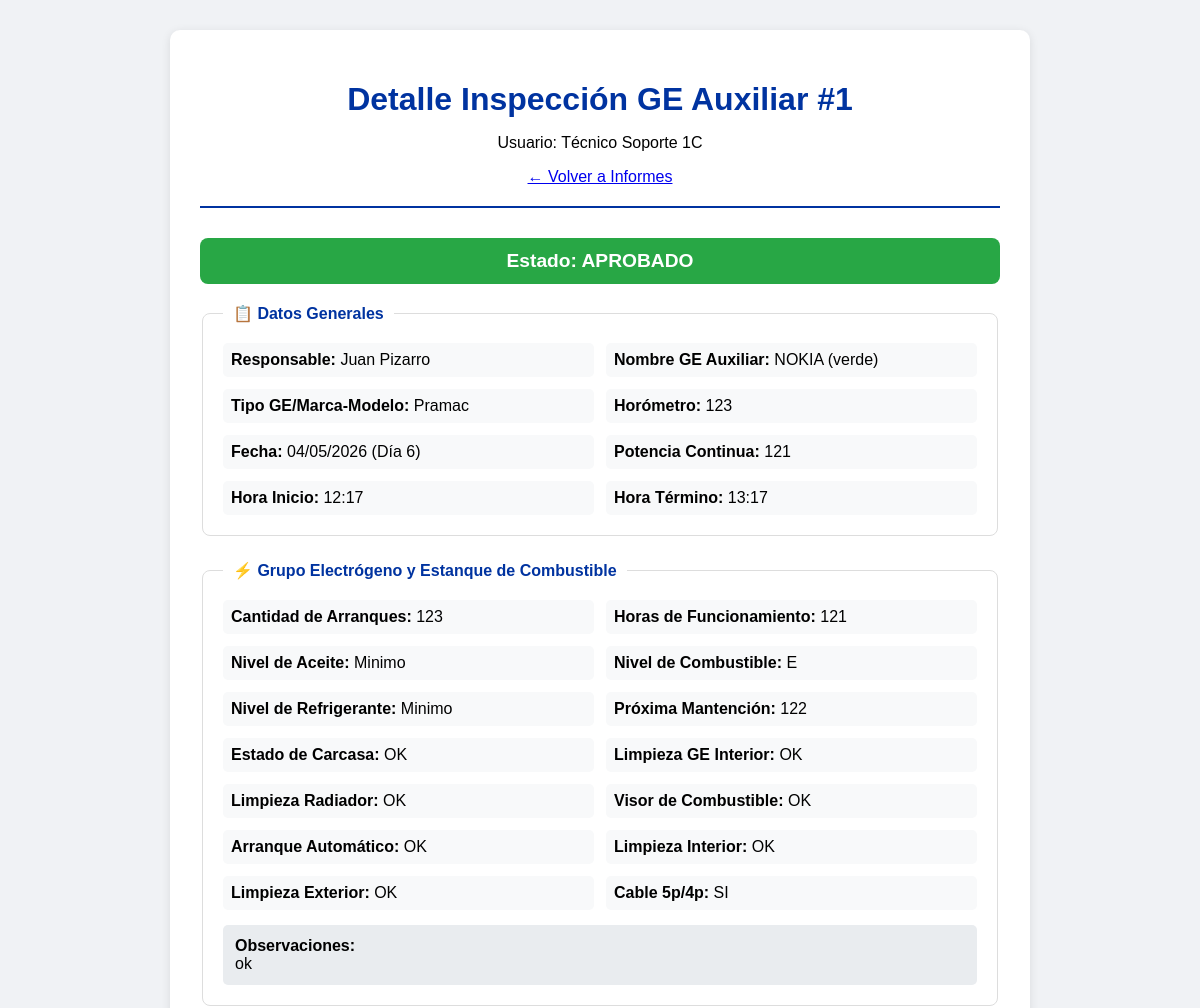
Page /ver_informe/1?tipo=ge (signed in, upper part) on the earlier database version.
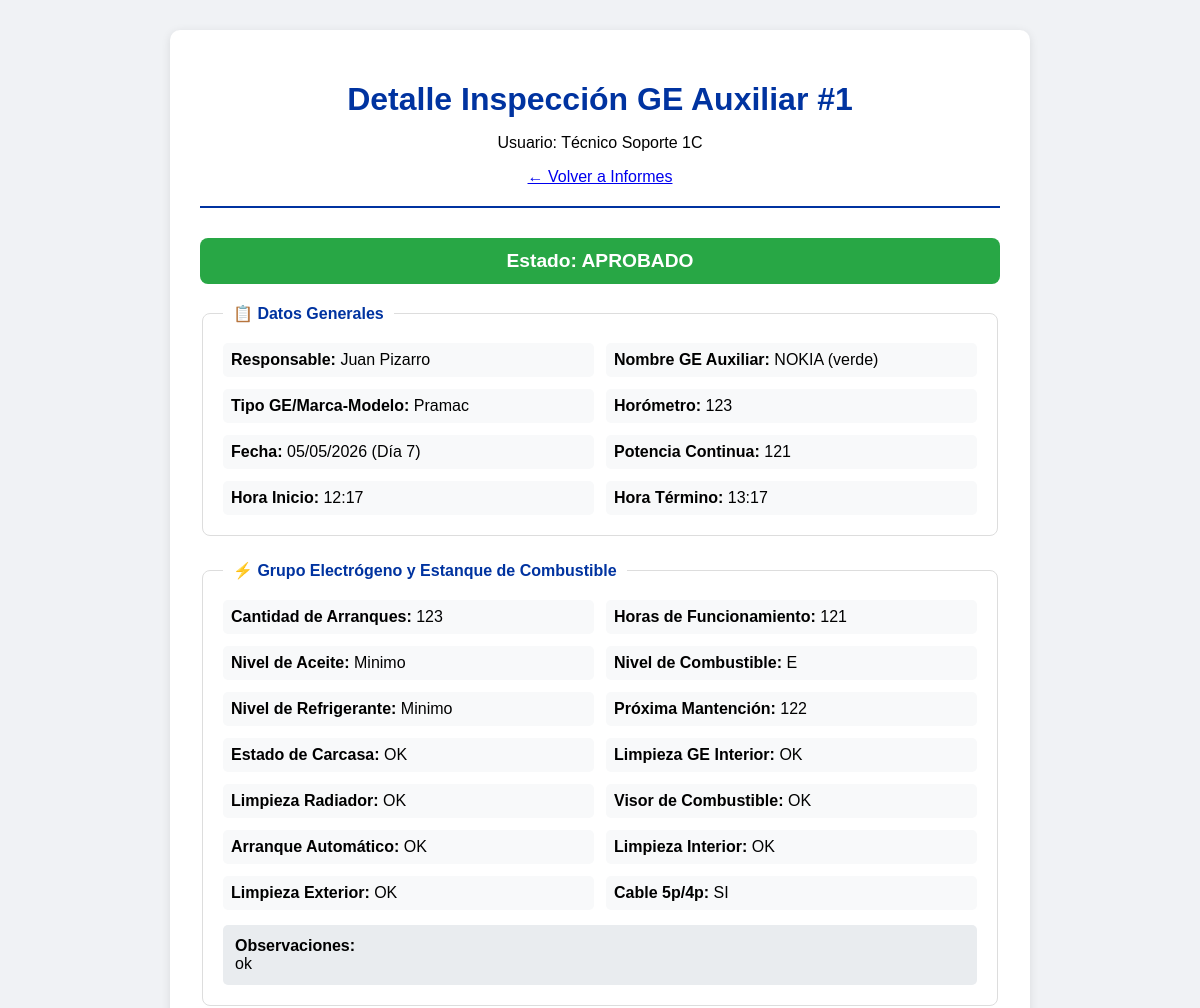
Same page on the later database version.
### app.py (models this page shows, shortened)
class InspeccionGE(db.Model):
    id = db.Column(db.Integer, primary_key=True)
    usuario_id = db.Column(db.Integer, db.ForeignKey('usuario.id'), nullable=False)
    sitio_id = db.Column(db.Integer, db.ForeignKey('sitio.id'), nullable=True)
    fecha = db.Column(db.String(20), nullable=False)
    dia_turno = db.Column(db.Integer, nullable=False)
    responsable = db.Column(db.String(50), nullable=False)
    nombre_ge = db.Column(db.String(50), nullable=False)
    tipo_ge = db.Column(db.String(50), nullable=False)
    horometro = db.Column(db.Integer, nullable=False)
    hora_inicio = db.Column(db.String(10), nullable=False)
    hora_termino = db.Column(db.String(10), nullable=False)
    potencia_continua = db.Column(db.Integer, nullable=True)
    cantidad_arranques = db.Column(db.Integer, nullable=False)
    horas_funcionamiento = db.Column(db.Integer, nullable=False)
    nivel_aceite = db.Column(db.String(10), nullable=False)
    nivel_combustible = db.Column(db.String(10), nullable=False)
    nivel_refrigerante = db.Column(db.String(10), nullable=False)
    proxima_mantencion = db.Column(db.Integer, nullable=False)
    estado_carcasa = db.Column(db.String(5), nullable=False)
    limpieza_ge_interior = db.Column(db.String(5), nullable=False)
    limpieza_radiador = db.Column(db.String(5), nullable=False)
    visor_combustible = db.Column(db.String(5), nullable=False)
    arranque_automatico = db.Column(db.String(5), nullable=False)
    limpieza_interior = db.Column(db.String(5), nullable=False)
    limpieza_exterior = db.Column(db.String(5), nullable=False)
    cable_5p_4p = db.Column(db.String(5), nullable=False)
    observaciones = db.Column(db.Text, nullable=True)
    estado_pantalla = db.Column(db.String(5), nullable=False)
    estado_parada_emergencia = db.Column(db.String(5), nullable=False)
    estado_corta_corriente = db.Column(db.String(5), nullable=False)
    estado_selector = db.Column(db.String(5), nullable=False)
    estado_bornes_bateria = db.Column(db.String(5), nullable=False)
    estado_ramal_cables = db.Column(db.String(5), nullable=False)
    estado_enchufe = db.Column(db.String(5), nullable=False)
    estado_cebador = db.Column(db.String(5), nullable=False)
    estado_mangueras = db.Column(db.String(5), nullable=False)
    estado_alarmas = db.Column(db.String(5), nullable=False)
    estado_extintor = db.Column(db.String(5), nullable=False)
    estado_puertas = db.Column(db.String(5), nullable=False)
    estado_baterias = db.Column(db.String(5), nullable=False)
    estado_ventilador = db.Column(db.String(5), nullable=False)
    observaciones_breaker = db.Column(db.Text, nullable=True)
    limpieza_general = db.Column(db.String(5), nullable=False)
    estado_chasis = db.Column(db.String(5), nullable=False)
    cantidad_cunas = db.Column(db.String(10), nullable=False)
    checkpoints = db.Column(db.String(5), nullable=False)
    presion_neumaticos = db.Column(db.String(5), nullable=False)
    estado_jaula = db.Column(db.String(5), nullable=False)
    estado_candados = db.Column(db.String(5), nullable=False)
    nivelacion_carro = db.Column(db.String(5), nullable=False)
    patas_posicionamiento = db.Column(db.String(5), nullable=False)
    manivelas_izajes = db.Column(db.String(5), nullable=False)
    observaciones_estructuras = db.Column(db.Text, nullable=True)
    foto_1 = db.Column(db.String(200), nullable=True)
    foto_2 = db.Column(db.String(200), nullable=True)
    foto_3 = db.Column(db.String(200), nullable=True)
    foto_breaker_1 = db.Column(db.String(200), nullable=True)
    foto_breaker_2 = db.Column(db.String(200), nullable=True)
    foto_breaker_3 = db.Column(db.String(200), nullable=True)
    foto_estructura_1 = db.Column(db.String(200), nullable=True)
    foto_estructura_2 = db.Column(db.String(200), nullable=True)
    foto_estructura_3 = db.Column(db.String(200), nullable=True)
    foto_lev_1 = db.Column(db.String(200), nullable=True)
    foto_lev_2 = db.Column(db.String(200), nullable=True)
    foto_lev_3 = db.Column(db.String(200), nullable=True)
    foto_lev_4 = db.Column(db.String(200), nullable=True)
    foto_lev_5 = db.Column(db.String(200), nullable=True)
    foto_lev_6 = db.Column(db.String(200), nullable=True)
    foto_lev_7 = db.Column(db.String(200), nullable=True)
    foto_lev_8 = db.Column(db.String(200), nullable=True)
    estado = db.Column(db.String(20), default='pendiente')
    fecha_registro = db.Column(db.DateTime, default=datetime.utcnow)
    motivo_rechazo = db.Column(db.String(500), nullable=True)
    usuario = db.relationship('Usuario', backref='inspecciones_ge')
    sitio = db.relationship('Sitio', backref='inspecciones_ge')

### app.py (the view)
@app.route('/ver_informe/<int:id>')
def ver_informe(id):
    if 'username' not in session:
        return redirect(url_for('login'))
    tipo = request.args.get('tipo', 'cow')
    usuario_actual = Usuario.query.filter_by(username=session['username']).first()
    if tipo == 'cow':
        inspeccion = InspeccionCOW.query.get_or_404(id)
        template = 'ver_informe.html'
    elif tipo == 'ge':
        inspeccion = InspeccionGE.query.get_or_404(id)
        template = 'ver_informe_ge.html'
    else:
        return "Tipo de informe no válido", 400
    if usuario_actual.rol != 'supervisor' and inspeccion.usuario_id != usuario_actual.id:
        return "No tienes permiso para ver este informe", 403
    return render_template(template, inspeccion=inspeccion, usuario=session['nombre'], rol=session['rol'], tipo=tipo)

### templates/ver_informe_ge.html (shortened to what this page needs)
<!DOCTYPE html>
<html lang="es">
<head>
    <link rel="stylesheet" href="{{ url_for('static', filename='style.css') }}">
</head>
<body>
    <div class="form-container">
        <div class="form-header">
            <h1>Detalle Inspección GE Auxiliar #{{ inspeccion.id }}</h1>
            <p>Usuario: {{ usuario }} </p>
            <a href="{{ url_for('ver_informes') }}" class="volver-btn">← Volver a Informes</a>
        </div>
        <div class="estado-banner {{ inspeccion.estado }}">
            <strong>Estado: {{ inspeccion.estado|upper }}</strong>
        </div>
        <fieldset>
            <legend>📋 Datos Generales</legend>
            <div class="detalle-grid">
                <div><strong>Responsable:</strong> {{ inspeccion.responsable }}</div>
                <div><strong>Nombre GE Auxiliar:</strong> {{ inspeccion.nombre_ge or '-' }}</div>
                <div><strong>Tipo GE/Marca-Modelo:</strong> {{ inspeccion.tipo_ge or '-' }}</div>
                <div><strong>Horómetro:</strong> {{ inspeccion.horometro }}</div>
                <div><strong>Fecha:</strong> {{ inspeccion.fecha }} (Día {{ inspeccion.dia_turno }})</div>
                <div><strong>Potencia Continua:</strong> {{ inspeccion.potencia_continua or '-' }}</div>
                <div><strong>Hora Inicio:</strong> {{ inspeccion.hora_inicio }}</div>
                <div><strong>Hora Término:</strong> {{ inspeccion.hora_termino }}</div>
            </div>
        </fieldset>
        <fieldset>
            <legend>⚡ Grupo Electrógeno y Estanque de Combustible</legend>
            <div class="detalle-grid">
                <div><strong>Cantidad de Arranques:</strong> {{ inspeccion.cantidad_arranques or '-' }}</div>
                <div><strong>Horas de Funcionamiento:</strong> {{ inspeccion.horas_funcionamiento or '-' }}</div>
                <div><strong>Nivel de Aceite:</strong> {{ inspeccion.nivel_aceite or '-' }}</div>
                <div><strong>Nivel de Combustible:</strong> {{ inspeccion.nivel_combustible or '-' }}</div>
                <div><strong>Nivel de Refrigerante:</strong> {{ inspeccion.nivel_refrigerante or '-' }}</div>
                <div><strong>Próxima Mantención:</strong> {{ inspeccion.proxima_mantencion or '-' }}</div>
                <div><strong>Estado de Carcasa:</strong> {{ inspeccion.estado_carcasa or '-' }}</div>
                <div><strong>Limpieza GE Interior:</strong> {{ inspeccion.limpieza_ge_interior or '-' }}</div>
                <div><strong>Limpieza Radiador:</strong> {{ inspeccion.limpieza_radiador or '-' }}</div>
                <div><strong>Visor de Combustible:</strong> {{ inspeccion.visor_combustible or '-' }}</div>
                <div><strong>Arranque Automático:</strong> {{ inspeccion.arranque_automatico or '-' }}</div>
                <div><strong>Limpieza Interior:</strong> {{ inspeccion.limpieza_interior or '-' }}</div>
                <div><strong>Limpieza Exterior:</strong> {{ inspeccion.limpieza_exterior or '-' }}</div>
                <div><strong>Cable 5p/4p:</strong> {{ inspeccion.cable_5p_4p or '-' }}</div>
            </div>
            <div class="observaciones">
                <strong>Observaciones:</strong><br>
                {{ inspeccion.observaciones or 'Sin observaciones' }}
            </div>
        </fieldset>
    </div>
</body>
</html>

Differences in the rows shown:
changed InspeccionGE "APROBADO": fecha "04/05/2026" → "05/05/2026"; dia_turno "6" → "7"
